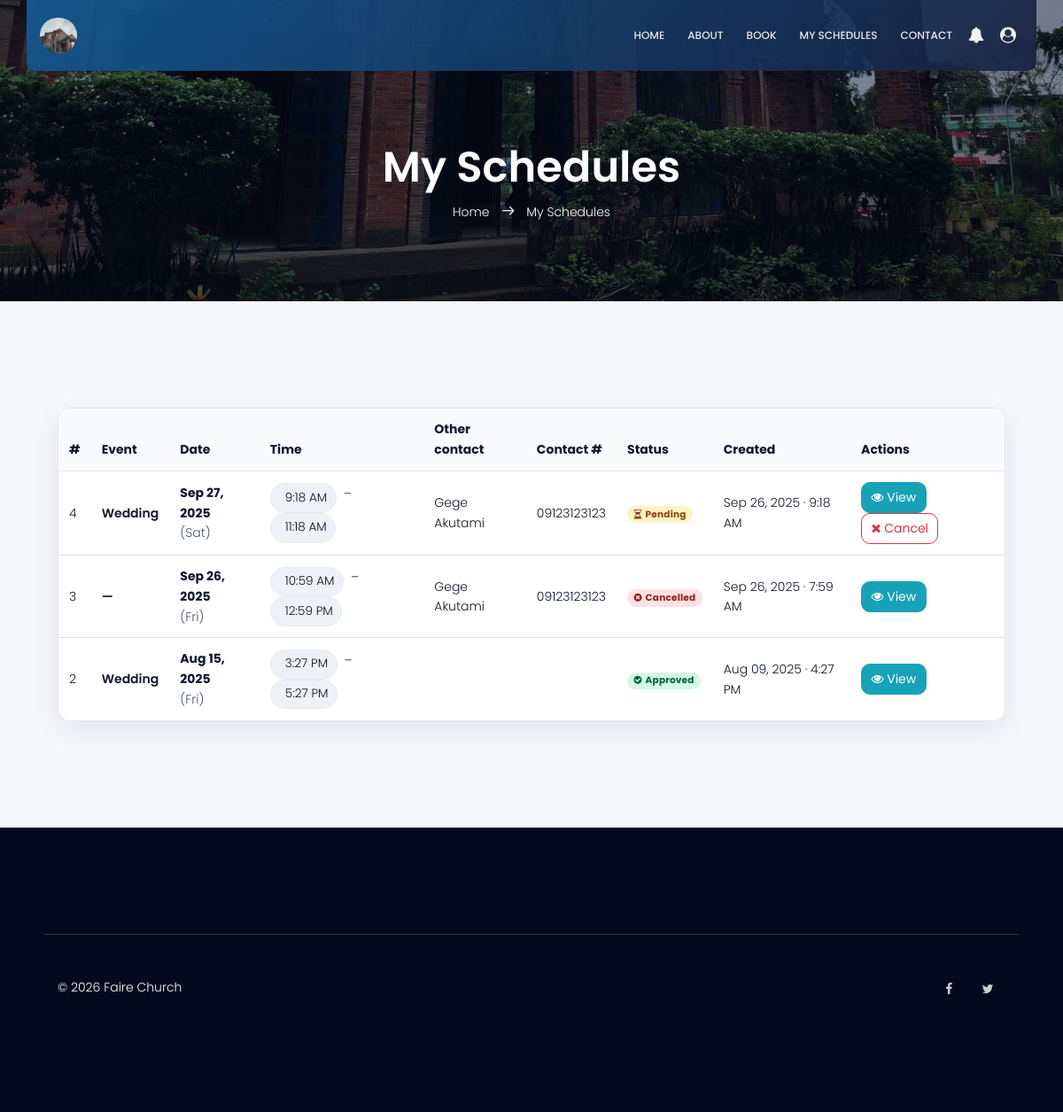
Before: /navigation/user/schedule/schedule.php (signed in) with the older database file.
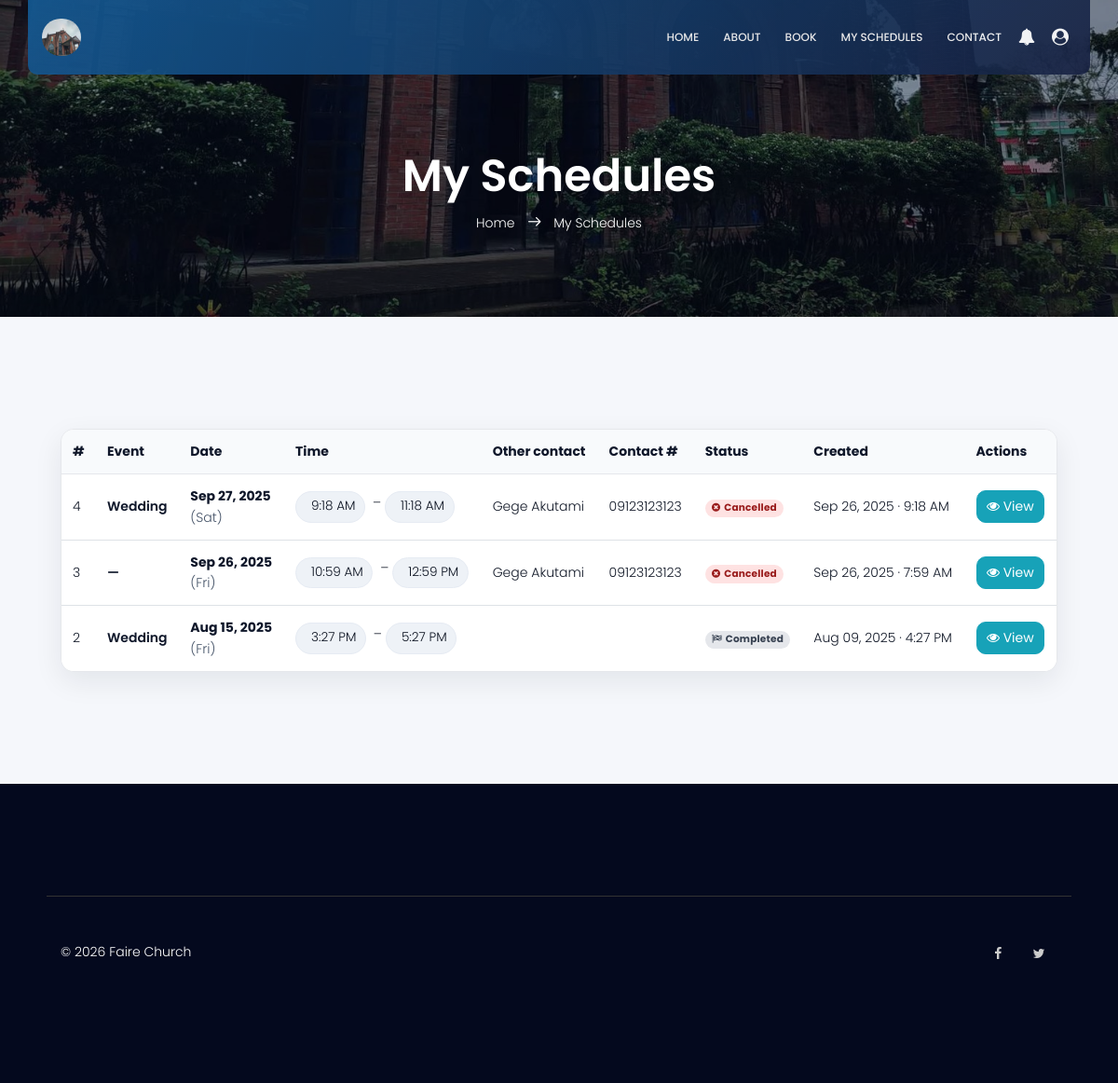
After: the same page with the newer database file.
### tables this page shows
CREATE TABLE `schedules` (
  `ID` int(11) NOT NULL,
  `userID` int(11) NOT NULL,
  `serviceID` int(11) DEFAULT NULL,
  `date` date NOT NULL,
  `time_start` time NOT NULL,
  `time_end` time NOT NULL,
  `other_contact_person` varchar(120) DEFAULT NULL,
  `contact_phone` varchar(30) DEFAULT NULL,
  `address` varchar(255) DEFAULT NULL,
  `notes` text DEFAULT NULL,
  `date_created` datetime NOT NULL DEFAULT current_timestamp(),
  `status` varchar(50) NOT NULL
);

CREATE TABLE `services` (
  `ID` int(11) NOT NULL,
  `service_name` varchar(50) NOT NULL,
  `description` text NOT NULL,
  `date_created` datetime NOT NULL DEFAULT current_timestamp()
);

### navigation/user/schedule/schedule.php (the view, shortened to what this page needs)
<?php
$uid = (int)$_SESSION['userid'];
require '../../../database/connection.php';
$conn->setAttribute(PDO::ATTR_ERRMODE, PDO::ERRMODE_EXCEPTION);
$sql = "
  SELECT
    s.id,
    s.userID,
    s.serviceID,
    s.date,
    s.time_start,
    s.time_end,
    s.other_contact_person,
    s.contact_phone,
    s.notes,
    s.date_created,
    s.status,
    sv.service_name
  FROM schedules s
  LEFT JOIN services sv ON sv.id = s.serviceID
  WHERE s.userID = :u
  ORDER BY s.date DESC, s.time_start DESC, s.id DESC
";
$st = $conn->prepare($sql);
$st->execute([':u' => $uid]);
$bookings = $st->fetchAll(PDO::FETCH_ASSOC);
function friendly_date_main($ymd) {
  $dt = DateTime::createFromFormat('Y-m-d', $ymd);
  return $dt ? $dt->format('M d, Y') : htmlspecialchars($ymd);
}
function friendly_day($ymd) {
  $dt = DateTime::createFromFormat('Y-m-d', $ymd);
  return $dt ? $dt->format('D') : '';
}
function friendly_time($his) {
  $fmt = substr_count($his, ':') === 2 ? 'H:i:s' : (substr_count($his, ':') === 1 ? 'H:i' : 'H');
  $dt = DateTime::createFromFormat($fmt, $his);
  return $dt ? $dt->format('g:i A') : htmlspecialchars($his);
}
function friendly_datetime($str) {
  $dt = DateTime::createFromFormat('Y-m-d H:i:s', $str);
  return $dt ? $dt->format('M d, Y · g:i A') : htmlspecialchars($str);
}
function status_badge($status) {
  $s = strtolower(trim((string)$status));
  $icon = 'fa-info-circle'; $class = 'badge-soft-light';
  if ($s === 'pending')   { $icon='fa-hourglass-half';  $class='badge-soft-warning'; }
  if ($s === 'approved')  { $icon='fa-check-circle';    $class='badge-soft-success'; }
  if ($s === 'completed') { $icon='fa-flag-checkered';  $class='badge-soft-secondary'; }
  if ($s === 'cancelled' || $s === 'denied') {
    $icon='fa-times-circle'; $class='badge-soft-danger';
  }
  return '<span class="badge '.$class.'"><i class="fa '.$icon.' mr-1"></i>'.htmlspecialchars($status ?: '—').'</span>';
}
?>
<!DOCTYPE html>
<html lang="en" class="no-js">
<head>
  <link rel="stylesheet" href="../css/linearicons.css">
  <link rel="stylesheet" href="../css/font-awesome.min.css">
  <link rel="stylesheet" href="../css/bootstrap.css">
  <link rel="stylesheet" href="../css/magnific-popup.css">
  <link rel="stylesheet" href="../css/jquery-ui.css">
  <link rel="stylesheet" href="../css/nice-select.css">
  <link rel="stylesheet" href="../css/animate.min.css">
  <link rel="stylesheet" href="../css/owl.carousel.css">
  <link rel="stylesheet" href="../css/main.css?<?= time(); ?>">
</head>
<body>
<header id="header">
  <div class="container main-menu">
    <div class="row align-items-center justify-content-between d-flex">
      <div id="logo"><a href="../user_index.php">
            <img src="../../../img/bg_index1.jpg" alt="" style="width: 42px; border-radius: 50px; height: 40px;"></a></div>
      <nav id="nav-menu-container">
          <ul class="nav-menu">
            <li><a href="../user_index.php">Home</a></li>
            <li><a href="../about/about.php">About</a></li>
            <li><a href="../book/book.php">Book</a></li>
            <li><a href="../schedule/schedule.php">My Schedules</a></li>
            <li><a href="../contact/contact.php">Contact</a></li>
            <li class="nav-notif">
              <button id="notifBtn" class="notif-btn" type="button"
                      aria-label="Notifications" aria-haspopup="true" aria-expanded="false"
                      aria-controls="notifDropdown">
                <i class="fa fa-bell"></i>
              </button>
            </li>
            <li class="nav-profile">
              <button id="profileBtn" class="profile-btn" type="button"
                      aria-label="Account menu" aria-haspopup="true" aria-expanded="false"
                      aria-controls="profileDropdown">
                <i class="fa fa-user-circle"></i>
              </button>
            </li>
          </ul>
      </nav>
    </div>
  </div>
</header>
<section class="about-banner relative">
  <div class="overlay overlay-bg"></div>
  <div class="container">
    <div class="row d-flex align-items-center justify-content-center">
      <div class="about-content col-lg-12">
        <h1 class="text-white">My Schedules</h1>
        <p class="text-white link-nav">
          <a href="../user_index.php">Home</a>
          <span class="lnr lnr-arrow-right"></span>
          <a href="schedule.php">My Schedules</a>
        </p>
      </div>
    </div>
  </div>
</section>
<section class="section-gap">
  <div class="container">
    <?php if (!$bookings): ?>
      <div class="row justify-content-center">
        <div class="col-lg-8">
          <div class="notes-card">You don’t have any bookings yet.</div>
        </div>
      </div>
    <?php else: ?>
      <div class="table-card">
        <div class="table-responsive">
          <table class="table table-hover align-middle mb-0">
            <thead>
              <tr>
                <th>#</th>
                <th>Event</th>
                <th>Date</th>
                <th>Time</th>
                <th>Other contact</th>
                <th>Contact #</th>
                <th>Status</th>
                <th>Created</th>
                <th>Actions</th>
              </tr>
            </thead>
            <tbody>
            <?php foreach ($bookings as $b):
              $dateMain = friendly_date_main($b['date']);
              $dateDay  = friendly_day($b['date']);
              $tStart   = friendly_time($b['time_start']);
              $tEnd     = friendly_time($b['time_end']);
            ?>
              <tr>
                <td><?= (int)$b['id'] ?></td>
                <td><div class="event-title"><?= htmlspecialchars($b['service_name'] ?: '—') ?></div></td>
                <td class="date-stack">
                  <div class="main"><?= $dateMain ?></div>
                  <div class="sub"><?= $dateDay ? '(' . $dateDay . ')' : '' ?></div>
                </td>
                <td>
                  <?php if ($tStart): ?><span class="chip"><i class="fa fa-clock"></i><?= $tStart ?></span><?php endif; ?>
                  <?php if ($tEnd): ?><span class="mx-1">–</span><span class="chip"><i class="fa fa-clock"></i><?= $tEnd ?></span><?php endif; ?>
                </td>
                <td><?= htmlspecialchars($b['other_contact_person'] ?? '', ENT_QUOTES) ?></td>
                <td><?= htmlspecialchars($b['contact_phone'] ?? '', ENT_QUOTES) ?></td>
                <td><?= status_badge($b['status']) ?></td>
                <td><?= friendly_datetime($b['date_created']) ?></td>
                <td class="actions">
                  <button
                    class="btn btn-info btn-sm view-btn"
                    title="View details"
                    data-id="<?= (int)$b['id'] ?>"
                    data-event="<?= htmlspecialchars($b['service_name'] ?: '—', ENT_QUOTES) ?>"
                    data-date-main="<?= htmlspecialchars($dateMain, ENT_QUOTES) ?>"
                    data-date-day="<?= htmlspecialchars($dateDay, ENT_QUOTES) ?>"
                    data-start="<?= htmlspecialchars($tStart, ENT_QUOTES) ?>"
                    data-end="<?= htmlspecialchars($tEnd, ENT_QUOTES) ?>"
                    data-ocp="<?= htmlspecialchars($b['other_contact_person'] ?? '', ENT_QUOTES) ?>"
                    data-phone="<?= htmlspecialchars($b['contact_phone'] ?? '', ENT_QUOTES) ?>"
                    data-notes="<?= htmlspecialchars($b['notes'] ?? '', ENT_QUOTES) ?>"
                    data-status="<?= htmlspecialchars($b['status'] ?? '—', ENT_QUOTES) ?>"
                  >
                    <i class="fa fa-eye"></i> View
                  </button>
                  <?php if (strtolower($b['status']) === 'pending'): ?>
                    <button class="btn btn-outline-danger btn-sm cancel-btn" data-id="<?= (int)$b['id'] ?>">
                      <i class="fa fa-times"></i> Cancel
                    </button>
                  <?php endif; ?>
                </td>
              </tr>
            <?php endforeach; ?>
            </tbody>
          </table>
        </div>
      </div>
    <?php endif; ?>
  </div>
</section>
  <footer class="footer-area section-gap">
    <div class="container">
      <div class="row footer-bottom d-flex justify-content-between align-items-center">
        <p class="col-lg-8 col-sm-12 footer-text m-0 text-white">&copy; <script>document.write(new Date().getFullYear())</script> Faire Church</p>
        <div class="col-lg-4 col-sm-12 footer-social text-lg-end">
          <a href="#"><i class="fa fa-facebook"></i></a>
          <a href="#"><i class="fa fa-twitter"></i></a>
        </div>
      </div>
    </div>
  </footer>
</body>
</html>

### navigation/user/css/main.css (style rules this page uses)
body { color: #777777; font-family: "Poppins", sans-serif; font-size: 14px; font-weight: 300; line-height: 1.625em; position: relative; }
ol, ul { margin: 0; padding: 0; list-style: none; }
a { -webkit-transition: all 0.3s ease 0s; -moz-transition: all 0.3s ease 0s; -o-transition: all 0.3s ease 0s; transition: all 0.3s ease 0s; }
a, a:focus, a:hover { text-decoration: none; outline: 0; }
.btn i, .btn-large i, .btn-floating i, .btn-large i, .btn-flat i { font-size: 1em; line-height: inherit; }
h1, h2, h3, h4, h5, h6 { font-family: "Poppins", sans-serif; color: #222222; line-height: 1.2em !important; margin-bottom: 0; margin-top: 0; font-weight: 600; }
h1, .h1 { font-size: 36px; }
td, th { border-radius: 0px; }
.mb-0 { margin-bottom: 0px; }
.text-white { color: #fff; }
.relative { position: relative; }
.overlay { position: absolute; left: 0; right: 0; top: 0; bottom: 0; }
h1 { font-size: 36px; }
h1, h2, h3, h4, h5, h6 { line-height: 1.5em; }
.main-menu { padding-bottom: 20px; padding-top: 20px; background: linear-gradient(135deg, #135b96, #182242); opacity: 0.9; padding-left: 15px; padding-right: 15px; border-radius: 0 0 10px 10px; }
#header { position: fixed; left: 0; top: 0; right: 0; transition: all 0.5s; z-index: 997; }
.nav-menu, .nav-menu * { margin: 0; padding: 0; list-style: none; }
.nav-menu li { position: relative; white-space: nowrap; }
.nav-menu > li { float: left; }
.nav-menu a { padding: 0 8px 0px 8px; text-decoration: none; display: inline-block; color: #fff; font-weight: 500; font-size: 12px; text-transform: uppercase; outline: none; }
.nav-menu > li { margin-left: 10px; }
.section-gap { padding: 120px 0; }
#logo { padding-left: 15px; }
#nav-menu-container { padding-right: 15px; }
.link-nav { margin-top: 10px; margin-bottom: 0px; }
.about-banner { background: url(../../../img/bg_index2.jpg) center; background-size: cover; }
.about-banner .overlay-bg { background: rgba(4, 9, 30, 0.4); }
.about-content { margin-top: 70px; padding: 90px 0px; text-align: center; }
.about-content h1 { font-size: 48px; font-weight: 600; }
.about-content a { color: #fff; font-weight: 300; font-size: 14px; }
.about-content .lnr { margin: 0px 10px; font-weight: 600; }
.footer-area { background: #04091e; padding-top: 100px; }
.footer-social { text-align: right; }
.footer-social a { width: 20px; width: 40px; display: inline-table; height: 40px; text-align: center; padding-top: 10px; -webkit-transition: all 0.3s ease 0s; -moz-transition: all 0.3s ease 0s; -o-transition: all 0.3s ease 0s; transition: all 0.3s ease 0s; }
.footer-social i { color: #cccccc; -webkit-transition: all 0.3s ease 0s; -moz-transition: all 0.3s ease 0s; -o-transition: all 0.3s ease 0s; transition: all 0.3s ease 0s; }
.footer-bottom { padding-top: 40px; margin-top: 20px; border-top: 1px solid #333; }

Changed rows visible on the page:
changed schedules "Sat": status "Pending" → "Cancelled"; no longer shows "Cancel"
changed schedules "3:27 PM": status "Approved" → "Completed"
